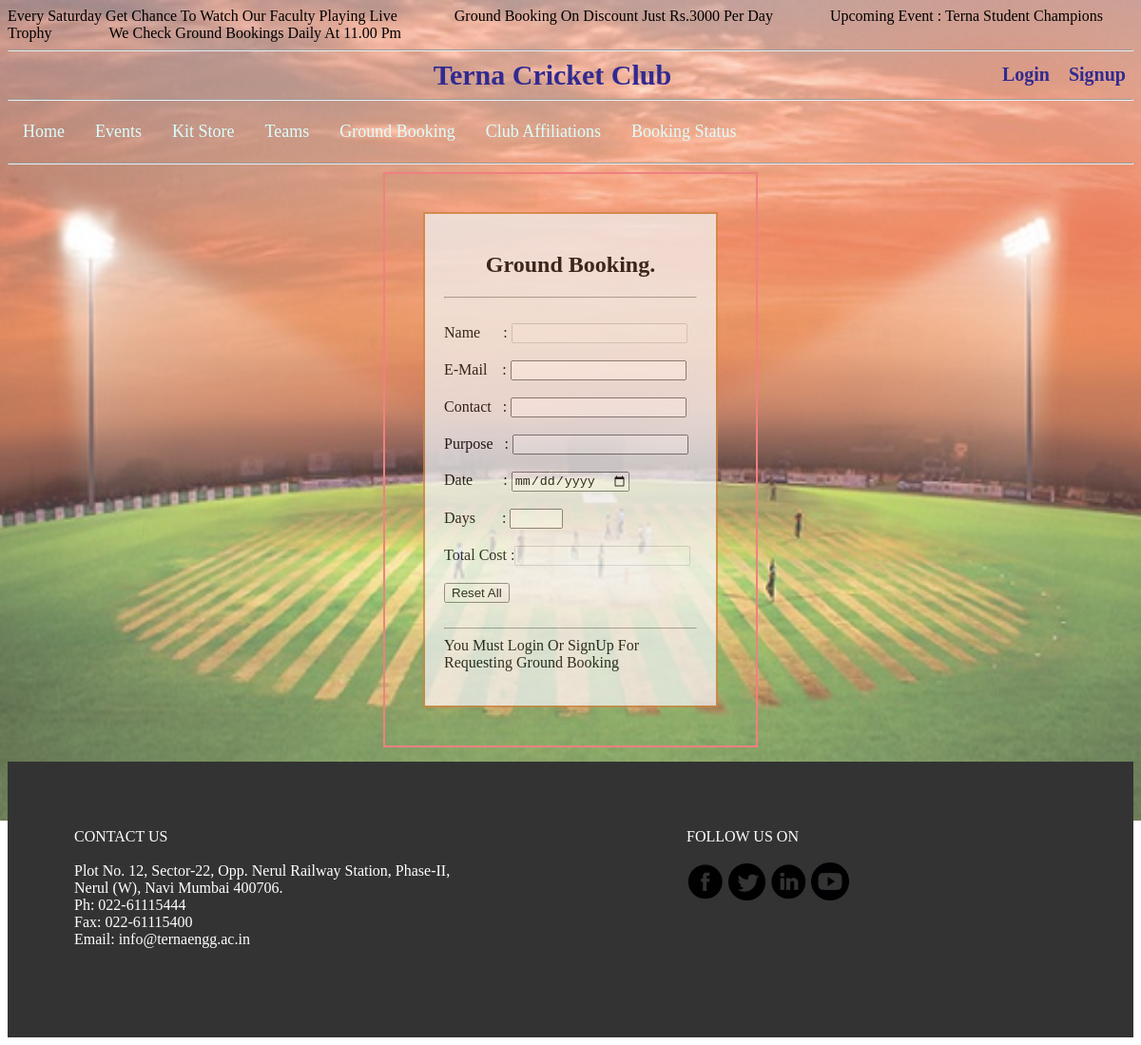
The app's page /user_booking.php with its own data.
### tables this page shows
CREATE TABLE `notice` (
  `notice_id` int(11) NOT NULL,
  `notice_descp` varchar(500) NOT NULL
);

### user_booking.php (the view, shortened to what this page needs)
<html>
	<head>
<link rel="stylesheet" href="style.css">
<?php
$con = mysqli_connect('localhost','root','');
mysqli_select_db($con,"cricket") or die(mysqli_error($con)) ;
$notice = "SELECT * FROM notice";
$notice_res = mysqli_query($con,$notice);
echo '<marquee>';
while($row=mysqli_fetch_assoc($notice_res)){
echo $row['notice_descp'];
}
echo  '</marquee>';
echo '	<hr>
		</head>
		<body >';
	?>
		</head>
<body>
<?php
if(isset( $_SESSION['session_id']) AND isset( $_SESSION['user_id']))
	{
	echo'<div class="title"><center> Terna Cricket Club
	<span class="innertitle">';
	if(isset( $_SESSION['admin']) )
	{
		echo "<a href='adminpanel.php' style='text-decoration:none;'>Admin Panel</a>";
		echo '&nbsp &nbsp';
	}
	echo '<a href="logout.php" style="text-decoration:none">Logout</a>
	</span></div>
	</center><hr>';
}
else{
	echo"<div class='title'><center> Terna Cricket Club
	<span class='innertitle'>
	<a href='login.php' style='text-decoration:none'>Login</a>&nbsp &nbsp
	<a href='signup.php' style='text-decoration:none'>Signup</a>
	</span></div>
	</center><hr>";
}
echo'<div class="navbar" >
	<a href="index.php">Home</a>';
echo'
	<a href="event.php">Events</a>
	<a href="product.php">Kit Store</a>
	<a href="teams.php">Teams</a>
	<a href="user_booking.php">Ground Booking</a>
	<a href="club.php">Club Affiliations</a>
	<a href="booking.php">Booking Status</a>';
echo'</div>';
echo '<hr>';
@$user_name = $_SESSION['user_name'];
?>
<center><div class="colwidth_350">
<div class="box">
<form action="userbooking_action.php" method="POST" enctype="multipart/form-data" >
<h2>Ground Booking.</h2>
<hr><br>
<div class="text_left">
<?php
if(isset( $_SESSION['session_id']) AND isset( $_SESSION['user_id']))
	{
	echo'Name &nbsp &nbsp &nbsp:
	<input type="text" name="name" value="'.$user_name.'" disabled />
<br><br>';
	}
	else{
		echo'Name &nbsp &nbsp &nbsp:
	<input type="text" name="name" disabled />
<br><br>';
	}
?>
	E-Mail &nbsp &nbsp:
	<input type="email" name="email" required />
<br><br>
	Contact  &nbsp :
	<input type="text" name="contact" maxlength="10" required />
<br><br>
	Purpose &nbsp :
	<input type="text" name="purpose" required />
<br><br>
	Date  &nbsp &nbsp &nbsp &nbsp:
	<input type="date" name="start_date" required />
<br><br>
	Days &nbsp &nbsp &nbsp :
	<input type="number" name="total_days" id="total_days"  min="1" max="10" required />
<br><br>
	Total Cost :<input type="text" name="cost" id="cost" disabled />
<br><br>
<input type="reset" value="Reset All"/>
<br><br><hr>
</form>
<?php
if( !isset( $_SESSION['session_id']) or !isset( $_SESSION['user_id']))
	{
echo '<marquee> You Must Login Or SignUp For Requesting Ground Booking</marquee>';
}
?>
</div>
</div></div>
<footer>
<div class="footer">
<div class="f1" style="float:left">
CONTACT US <br><br>
Plot No. 12, Sector-22, Opp. Nerul Railway Station, Phase-II, Nerul (W), Navi Mumbai 400706.<br>
Ph: 022-61115444 <br>
Fax: 022-61115400 <br>
Email: info@ternaengg.ac.in <br>
</div>
<div class="f1" style="float:right ;" >
FOLLOW US ON <br><br>
<a target="_blank" href="https://www.facebook.com/ternanerul"><img src="pics/logo/logo1.png" width="40"></a>
<a target="_blank" href="https://twitter.com/terna_college"><img src="pics/logo/logo2.png" width="39"></a>
<a target="_blank" href="https://www.linkedin.com/school/terna-engineering-college/about/"><img src="pics/logo/logo3.png" width="40"></a>
<a target="_blank" href="https://www.youtube.com/user/TEC2016" ><img src="pics/logo/logo4.png" width="40"></a>
</div>
</div>
</footer>

### style.css (style rules this page uses)
.innertitle { font-size:20px; margin-top:5px; float:right; padding-right:8px; }
.innertitle a { color: #312a90; }
.title { font-weight:bold; text-align:center; padding-left:100; font-size:30; color:#312a90; }
.text_left { clear:both; text-align:left; }
.box { margin:20px; padding:20px; border:2px; border-style: solid; border-color: peru; background-color: #f2f2f2; opacity: 0.75; }
.navbar { overflow: hidden; position: relative; top: 0; width: 100%; }
.navbar a { float: left; display: block; color: white; padding: 14px 16px; font-size:18px; text-decoration: none; color:#dafffe; }
.colwidth_350 { margin-left:25; margin-right:25; margin-bottom:15; padding:20px; width:350px; border:2px; border-style: solid; border-color: lightcoral; word-wrap:break-word; }
.footer { clear:both; padding:20px; height:250; background-color: #333333; }
.f1 { width:400; color:white; margin:50; text-align:left; }

### records on screen
notice: notice_descp "Every Saturday Get Chance To Watch Our Faculty Playing Live"
notice: notice_descp "Ground Booking On Discount Just Rs.3000 Per Day"
notice: notice_descp "Upcoming Event : Terna Student Champions Trophy"
notice: notice_descp "We Check Ground Bookings Daily At 11.00 Pm"
